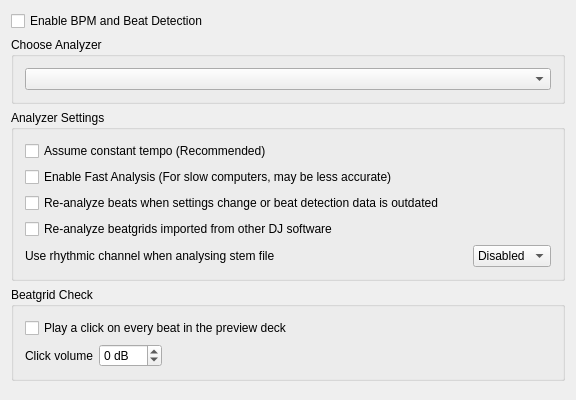
<?xml version="1.0" encoding="UTF-8"?>
<ui version="4.0">
 <class>DlgBeatsDlg</class>
 <widget class="QWidget" name="DlgBeatsDlg">
  <property name="geometry">
   <rect>
    <x>0</x>
    <y>0</y>
    <width>576</width>
    <height>400</height>
   </rect>
  </property>
  <property name="windowTitle">
   <string>Beat Detection Preferences</string>
  </property>
  <layout class="QGridLayout" name="gridLayout">
   <item row="0" column="0">
    <widget class="QCheckBox" name="checkBoxAnalyzerEnabled">
     <property name="toolTip">
      <string>When beat detection is enabled, Mixxx detects the beats per minute and beats of your tracks,
automatically shows a beat-grid for them, and allows you to synchronize tracks using their beat information.</string>
     </property>
     <property name="text">
      <string>Enable BPM and Beat Detection</string>
     </property>
    </widget>
   </item>
   <item row="4" column="0">
    <widget class="QGroupBox" name="groupBoxBeatClick">
     <property name="title">
      <string>Beatgrid Check</string>
     </property>
     <layout class="QVBoxLayout" name="verticalLayoutBeatClick">
      <item>
       <widget class="QCheckBox" name="checkBoxBeatClick">
        <property name="toolTip">
         <string>Plays a click on every beat of the beatgrid while a track is playing in the preview deck.
Lets you check the beatgrid and the tempo by ear: if the clicks drift away from the drums, the grid or the BPM is wrong.
Can be switched on and off while listening with Ctrl+Shift+P.</string>
        </property>
        <property name="text">
         <string>Play a click on every beat in the preview deck</string>
        </property>
       </widget>
      </item>
      <item>
       <layout class="QHBoxLayout" name="horizontalLayoutBeatClick">
        <item>
         <widget class="QLabel" name="labelBeatClickGain">
          <property name="text">
           <string>Click volume</string>
          </property>
         </widget>
        </item>
        <item>
         <widget class="QSpinBox" name="spinBoxBeatClickGain">
          <property name="toolTip">
           <string>Volume of the click, relative to the track playing in the preview deck.</string>
          </property>
          <property name="suffix">
           <string> dB</string>
          </property>
          <property name="minimum">
           <number>-24</number>
          </property>
          <property name="maximum">
           <number>6</number>
          </property>
         </widget>
        </item>
        <item>
         <spacer name="horizontalSpacerBeatClick">
          <property name="orientation">
           <enum>Qt::Horizontal</enum>
          </property>
          <property name="sizeHint" stdset="0">
           <size>
            <width>40</width>
            <height>20</height>
           </size>
          </property>
         </spacer>
        </item>
       </layout>
      </item>
     </layout>
    </widget>
   </item>
   <item row="5" column="0">
    <spacer name="verticalSpacer">
     <property name="orientation">
      <enum>Qt::Vertical</enum>
     </property>
     <property name="sizeHint" stdset="0">
      <size>
       <width>20</width>
       <height>40</height>
      </size>
     </property>
    </spacer>
   </item>
   <item row="3" column="0">
    <widget class="QGroupBox" name="groupBox_2">
     <property name="title">
      <string>Analyzer Settings</string>
     </property>
     <layout class="QVBoxLayout" name="verticalLayout">
      <item>
       <widget class="QCheckBox" name="checkBoxFixedTempo">
        <property name="toolTip">
         <string>Converts beats detected by the analyzer into a fixed-tempo beatgrid.
Use this setting if your tracks have a constant tempo (e.g. most electronic music).
Often results in higher quality beatgrids, but will not do well on tracks that have tempo shifts.</string>
        </property>
        <property name="text">
         <string>Assume constant tempo (Recommended)</string>
        </property>
       </widget>
      </item>
      <item>
       <widget class="QCheckBox" name="checkBoxFastAnalysis">
        <property name="toolTip">
         <string>Enable fast beat detection.
If activated Mixxx only analyzes the first minute of a track for beat information.
This can speed up beat detection on slower computers but may result in lower quality beatgrids.</string>
        </property>
        <property name="text">
         <string>Enable Fast Analysis (For slow computers, may be less accurate)</string>
        </property>
       </widget>
      </item>
      <item>
       <widget class="QCheckBox" name="checkBoxReanalyze">
        <property name="toolTip">
         <string>e.g. from 3rd-party programs or Mixxx versions before 1.11.
(Not checked: Analyze only, if no beats exist.)</string>
        </property>
        <property name="text">
         <string>Re-analyze beats when settings change or beat detection data is outdated</string>
        </property>
       </widget>
      </item>
      <item>
       <widget class="QCheckBox" name="checkBoxReanalyzeImported">
        <property name="text">
         <string>Re-analyze beatgrids imported from other DJ software</string>
        </property>
       </widget>
      </item>
      <item>
       <layout class="QHBoxLayout" name="horizontalLayout_2">
        <item>
         <widget class="QLabel" name="labelStemStrategy">
          <property name="text">
           <string>Use rhythmic channel when analysing stem file</string>
          </property>
         </widget>
        </item>
        <item>
         <widget class="QComboBox" name="comboBoxStemStrategy">
          <property name="sizePolicy">
           <sizepolicy hsizetype="Maximum" vsizetype="Fixed">
            <horstretch>0</horstretch>
            <verstretch>0</verstretch>
           </sizepolicy>
          </property>
          <item>
           <property name="text">
            <string>Disabled</string>
           </property>
          </item>
          <item>
           <property name="text">
            <string>Enforced</string>
           </property>
          </item>
         </widget>
        </item>
       </layout>
      </item>
     </layout>
    </widget>
   </item>
   <item row="2" column="0">
    <widget class="QGroupBox" name="groupBox">
     <property name="title">
      <string>Choose Analyzer</string>
     </property>
     <property name="alignment">
      <set>Qt::AlignLeading|Qt::AlignLeft|Qt::AlignTop</set>
     </property>
     <layout class="QHBoxLayout" name="horizontalLayout">
      <item>
       <widget class="QComboBox" name="comboBoxBeatPlugin">
        <property name="minimumSize">
         <size>
          <width>200</width>
          <height>0</height>
         </size>
        </property>
        <property name="maximumSize">
         <size>
          <width>2600</width>
          <height>26</height>
         </size>
        </property>
        <property name="toolTip">
         <string>Choose between different algorithms to detect beats.</string>
        </property>
        <property name="layoutDirection">
         <enum>Qt::LeftToRight</enum>
        </property>
       </widget>
      </item>
     </layout>
    </widget>
   </item>
  </layout>
 </widget>
 <layoutdefault spacing="6" margin="11"/>
 <tabstops>
  <tabstop>checkBoxAnalyzerEnabled</tabstop>
  <tabstop>comboBoxBeatPlugin</tabstop>
  <tabstop>checkBoxFixedTempo</tabstop>
  <tabstop>checkBoxReanalyze</tabstop>
  <tabstop>checkBoxReanalyzeImported</tabstop>
  <tabstop>checkBoxBeatClick</tabstop>
  <tabstop>spinBoxBeatClickGain</tabstop>
 </tabstops>
 <resources/>
 <connections/>
</ui>
